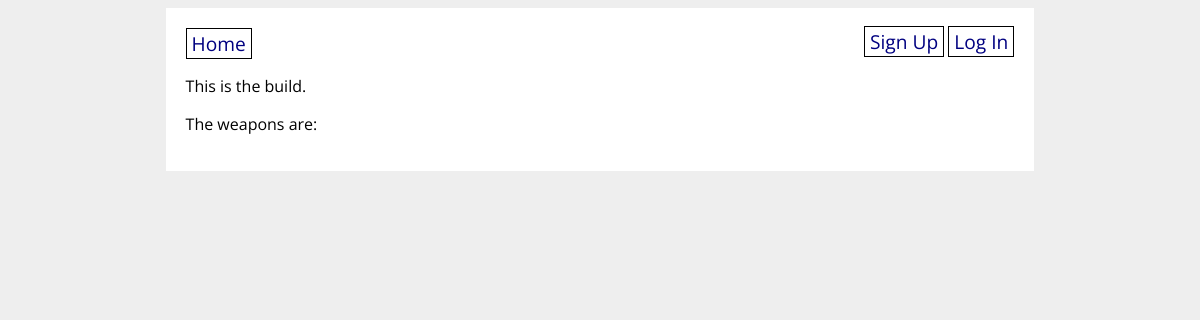
Page /build_detail/3 on the earlier database version.
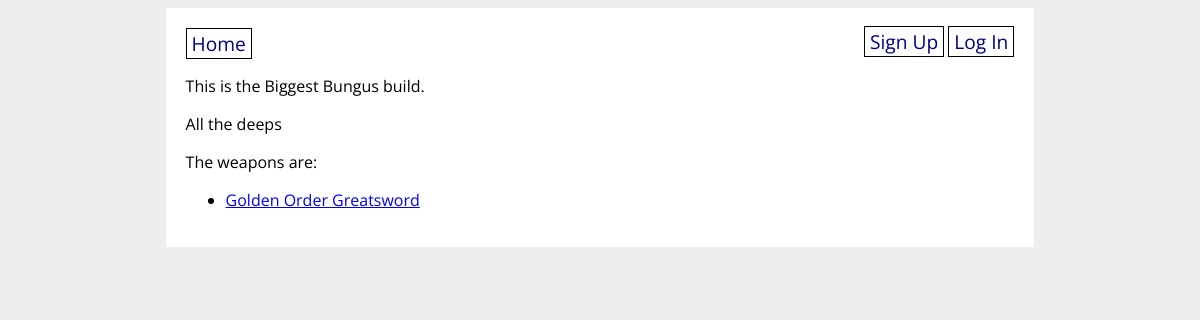
Same page on the later database version.
### elden_ring_builder/models.py (models this page shows, shortened)
class Build(db.Model):
  id = db.Column(db.Integer, primary_key=True)
  name = db.Column(db.String(50), nullable=False)
  description = db.Column(db.String(500), nullable=False)
  user_id = db.Column(db.Integer, db.ForeignKey('user.id'), nullable=False)
  user = db.relationship('User', back_populates='builds')
  weapon = db.relationship('Weapon', secondary='build_weapon', back_populates='build')

class Weapon(db.Model):
  id = db.Column(db.Integer, primary_key=True)
  name = db.Column(db.String(50), nullable=False)
  image = db.Column(db.String(500), nullable=False)
  build = db.relationship('Build', secondary='build_weapon', back_populates='weapon')

### elden_ring_builder/main/routes.py (the view)
@main.route('/build_detail/<int:build_id>', methods=['GET', 'POST'])
def build_detail(build_id):
    build = Build.query.get(build_id)
    form = CreateBuildForm(obj=build)
    all_weapons = Weapon.query.all()
    if form.validate_on_submit():
        build.name = form.name.data
        build.description = form.description.data
        db.session.commit()
        flash('Build Was updated')
        return redirect(url_for('main.build_detail', build_id=build.id))
    return render_template('build_detail.html', build=build, form=form, all_weapons=all_weapons)

### elden_ring_builder/templates/build_detail.html (shortened to what this page needs)
{% extends 'base.html' %}
{% block content %}
<p>
This is the {{ build.name }} build.
</p>
<p>
    {{ build.description }}
</p>
<p>
  The weapons are:
  <ul>
    {% for weapon in build.weapon %}
    <li><a href="/weapon_detail/{{ weapon.id }}">{{ weapon.name }}</a></li>
    {% endfor %}
</p>
{% endblock %}

Differences in the rows shown:
added Build: name "Biggest Bungus", description "All the deeps"
added Weapon: name "Golden Order Greatsword"
